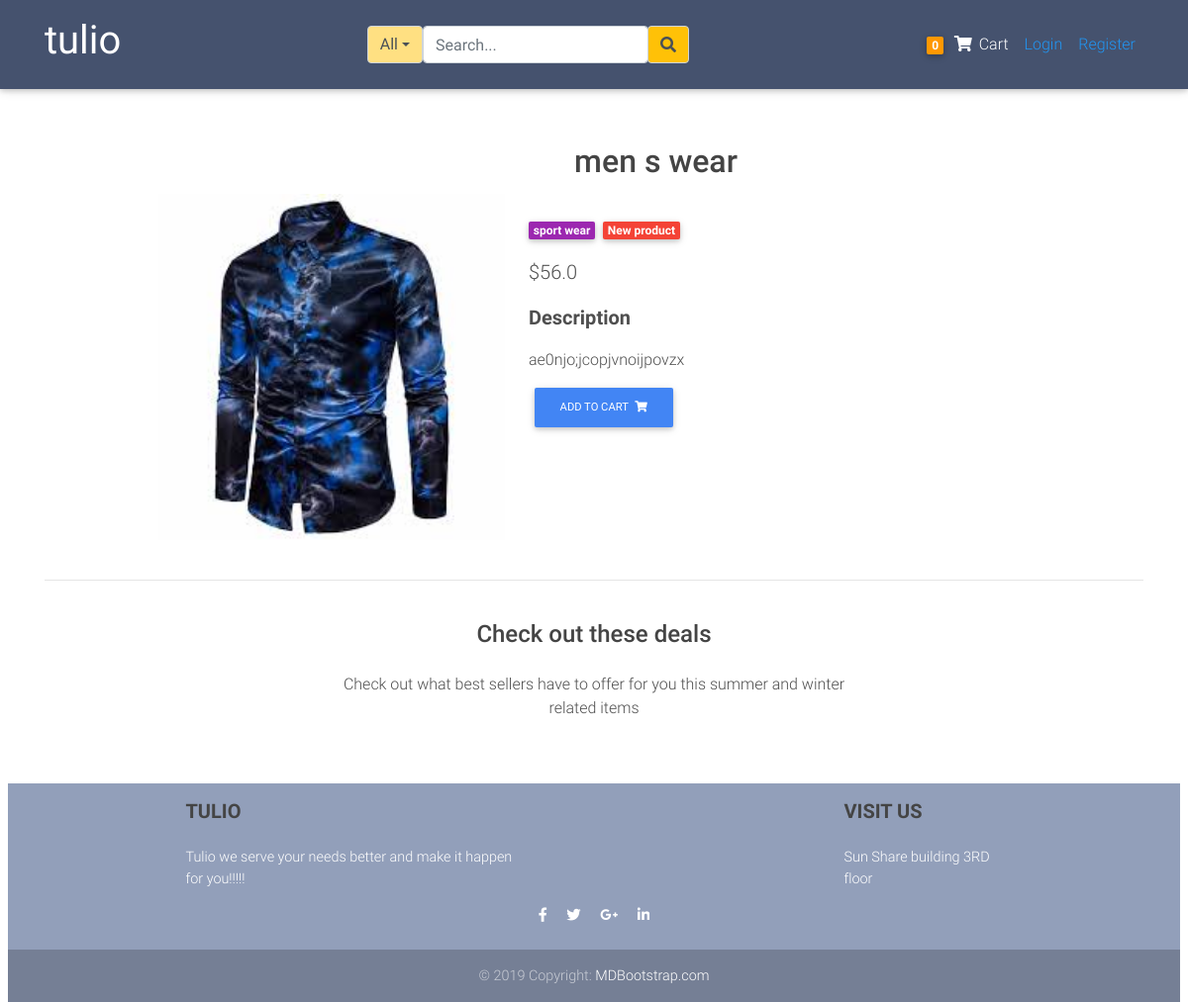
The app's page /products/were/ with its own data.
### blogs/models.py (models this page shows, shortened)
class Item(models.Model):
	title           = models.CharField(max_length=100)
	price           = models.FloatField()
	discount_price  = models.FloatField(blank=True, null=True)
	category        = models.CharField(choices=CATEGORY_CHOICES, max_length=2)
	label           = models.CharField(choices=LABEL_CHOICES, max_length=2)
	image           = models.ImageField(upload_to='product_pictures')
	slug            = models.SlugField()
	description     = models.TextField()
	objects         = ProductManager()
	def get_add_to_cart_url(self):
		return reverse("blogs:add_to_cart", kwargs={
			'slug': self.slug
			})

### blogs/views.py (the view)
# urls.py: path('products/<slug>/',ItemDetailView.as_view(), name = "products" ),
class ItemDetailView(DetailView):
	model = Item
	template_name = 'blogs/product.html'

### blogs/models.py (called while the page is built)
	def get_queryset(self):
		return ProductQuerySet(self.model, using=self._db)

### blogs/templatetags/cart_item_count.py (called while the page is built)
@register.filter
def cart_count(user):
	if user.is_authenticated:
		query_set = Order.objects.filter(user=user, ordered=False)
		if query_set.exists():
			return query_set[0].items.count()
	return 0

### blogs/templates/blogs/product.html (shortened to what this page needs)
{%extends 'blogs/layout.html'%}
{% block content%}
     <h2 class="pt-5 h2 text-center mb-1 product-space">{{item.title}}</h2>
    <div class="container dark-grey-text mt-1 center-content">
      <div class="">
      <div class="container row wow fadeIn product-card">
        <div class="col-md-5 mb-4 ">
          <img src="{{item.image.url}}" class=" img-responsive" alt="">
        </div>
        <div class="col-md-6 ">
          <div class="p-4">
            <div class="mb-3">
              <a href="">
                <span class="badge purple mr-1">{{object.get_category_display}}</span>
              </a>
              <a href="">
                <span class="badge red mr-1">New product</span>
              </a>
            </div>
            <p class="lead">
              {%if item.discount_price%}
              <span class="mr-1">
                <del>${{item.price}}</del>
              </span>
              <span>${{item.discount_price}}</span>
               {%else %}
               ${{item.price}}
              {%endif%}
            </p>
            <p class="lead font-weight-bold">Description</p>
            <p>{{object.description}}</p>
            <a href="{{object.get_add_to_cart_url}}" class="btn btn-primary btn-md my-0 p">
              Add to cart
                <i class="fas fa-shopping-cart ml-1"></i>
            </a>
          </div>
        </div>
      </div>
      </div>
      <hr>
      <div class="row d-flex justify-content-center wow fadeIn">
        <div class="col-md-6 text-center">
          <h4 class="my-4 h4">Check out these deals</h4>
          <p>Check out what best sellers have to offer for you this
          summer and winter related items </p>
        </div>
      </div>
      <div class="row wow fadeIn">
        <div class="col-lg-4 col-md-12 mb-4">
        </div>
        <div class="col-lg-4 col-md-6 mb-4">
        </div>
        <div class="col-lg-4 col-md-6 mb-4">
        </div>
      </div>
    </div>
{%endblock content%}

### blogs/static/blogs/main.css (style rules this page uses)
body { background: #ffffff; color: #333333; margin-top: 5rem; }
h1, h2, h3, h4, h5, h6 { color: #444444; }
.product-space { padding-bottom: 10px; }
.center-content { margin-right:auto; margin-left:auto; }

### blogs/templates/blogs/layout.html (style rules this page uses)
html, body, header, .carousel { height: 60vh; }

### blogs/templates/blogs/product.html (style rules this page uses)
.img-responsive { height: 350px; width: auto; object-position: center; object-fit: cover; margin-left: 100px; margin-right: auto; }
.product-space { margin-left: 125px; margin-right: auto; }

### records on screen
Item: title "men s wear", image (picture), category "sport wear", price "56.0", description "ae0njo;jcopjvnoijpovzx"

### other values on screen
{{ request.user|cart_count }} "0"
